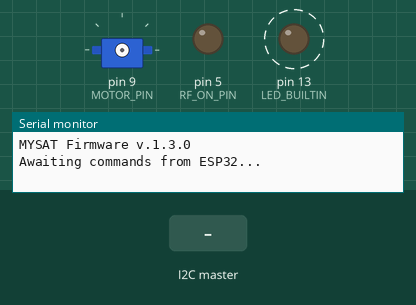
A sketch run on a simulated Arduino Nano, built with avr-gcc and run on an emulated ATmega328P. On the bench: servo, output pins drawn as LEDs (lit = HIGH), the last lines printed to the serial monitor. Dashed ring = blinking. The test bench sets the inputs (shaded band).

Above: at 1.2 s.
1.3 s: the I2C master sends the byte 0
4.3 s: the I2C master sends the byte 1
At 6.7 s:
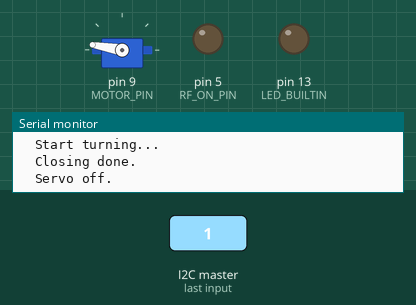
7.3 s: the I2C master sends the byte 0
At 10.0 s:
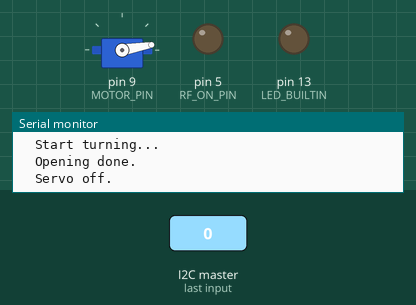
10.3 s: the I2C master sends the byte 1
At 10.79 s:
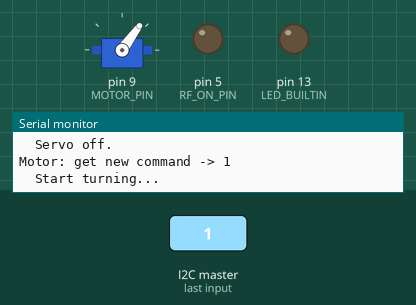
Timing chart, 0 to 14.3 s (numbered marks = the images above; inputs shaded):
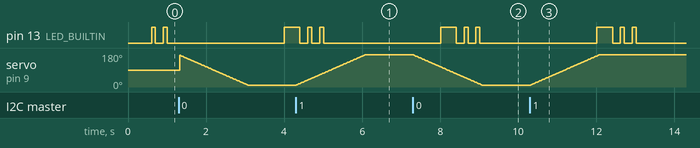

Measured:
- after the input at 4.3 s, servo on pin 9 (MOTOR_PIN): moves from 10° to 170° over 1.8 s, starting at once
- after the input at 7.3 s, servo on pin 9 (MOTOR_PIN): moves from 170° to 10° over 1.7 s, starting at once
- after the input at 10.3 s, servo on pin 9 (MOTOR_PIN): moves from 10° to 170° over 1.7 s, starting at once
- by itself, pin 13 (LED_BUILTIN): repeats every 0.30 s: LOW 0.20 s, HIGH 0.10 s, until it stays LOW from 13.0 s

The sketch:

MySat_Nano_ATmega328p.ino
```cpp
/*
 * MYSAT FIRMWARE
 * for Nano board (ATmega328p)			! select "Arduino Nano" in Arduino IDE Boards Manager
 *
 *
 * Controls the satellite subsystems in accordance with commands from the ESP32-CAM (main satellite OBC):
 *  - servomotor (MySat solar panels deployment);
 *  - HC-12 module (MySat radio transceiver);
 *
 * version: v.1.3.0
 * date: 2026-07-26
 *
 *
 */

#define VERSION "v.1.3.0"

#include <Wire.h>
#include <Servo.h>

enum Commands_list {
    MOTOR_OPEN,
    MOTOR_CLOSE,
    RF_TURN,
    RF_SET
};
Commands_list command;
bool command_flag = 0;

//  Servo motor angles:
const uint8_t CLOSED_ANGLE = 170; //[degrees]
const uint8_t OPENED_ANGLE = 10;
//  Delays for timers:
const int POWER_SUPPLY_DELAY = 2200; //[ms]
const int STEP_DELAY = 10;

//Servo settings:
const uint8_t MOTOR_PIN = 9;  //using D9 pin of Nano board to control the servomotor
Servo MySat_servo; //creating servo object
bool direction;
uint8_t angle = CLOSED_ANGLE;
enum Motor_statuses { //all possible servo motor statuses
    NEW_COMMAND,
    TURNING,
    DONE,
    OFF
};
Motor_statuses motor_status = OFF;

//RF transceiver settings:
const uint8_t RF_ON_PIN = 5;  //using D5 pin of Nano board to control the HC-12 power supply
const uint8_t RF_SET_PIN = 4; //using D5 pin of Nano board to control the HC-12 set pin


void ESP32_I2C_handler(); //called automatically when receiving a signal via the I2С from ESP32
void command_handler(); //processes commands received in ESP32_I2C_handler()
void blink_LED(); //blinks the built-in LED

void setup() {
  pinMode(LED_BUILTIN, OUTPUT);
  pinMode(RF_ON_PIN, OUTPUT);
  digitalWrite(RF_ON_PIN, LOW); //allows HC-12 to always work by default (necessary for boards v.1.5.5)
  digitalWrite(RF_SET_PIN, LOW); //exit from the HC-12 setup mode
  //  I2C settings:
  Wire.begin(0x08);
  Wire.onReceive(ESP32_I2C_handler);
  //  Serial port:
  Serial.begin(115200);
  Serial.print("MYSAT Firmware "); Serial.println(VERSION);
  Serial.println("Awaiting commands from ESP32...");
}

void loop() {
    command_handler();
    motor();
    blink_LED();
}


void ESP32_I2C_handler() {
  while (0 < Wire.available()) {
    command = Wire.read();
  }
  command_flag = true;
}

void command_handler() {
  if (command_flag == true) {
    command_flag = false;
    switch(command) {
      case MOTOR_CLOSE:
      case MOTOR_OPEN:
        if (motor_status == OFF) {
          motor_status = NEW_COMMAND;
          direction = command; //save the command for turning operation
        }
        break;
      case RF_TURN:
      case RF_SET:
        break;
    }
  }
}

void motor() {
  static unsigned long power_supply_timer;
  static unsigned long step_timer;
  switch (motor_status) {

    case NEW_COMMAND: //turn on the power to the motor
      Serial.print("Motor: get new command -> "); Serial.println(command);
      motor_status = TURNING;
      MySat_servo.attach(MOTOR_PIN);
      power_supply_timer = millis();
      step_timer = millis();
      Serial.println("  Start turning...");
      break;

    case TURNING:
      if ((millis() - power_supply_timer) < POWER_SUPPLY_DELAY) { //power is supplied for only 2.2 seconds to avoid motor overheating due to rattling
        if ((millis() - step_timer) > STEP_DELAY) { //add a delay after each step for smoother turning

          if ((direction == MOTOR_CLOSE && angle < CLOSED_ANGLE) ||
              (direction == MOTOR_OPEN  && angle > OPENED_ANGLE)) {

                angle += (direction == MOTOR_CLOSE) ? 1 : -1;
                MySat_servo.write(angle);
                step_timer = millis();

          } else { //angle reached?
              motor_status = DONE;
              Serial.println((direction == MOTOR_CLOSE) ? "  Closing done." : "  Opening done.");
          }
        }
      }
      else { //out of POWER_SUPPLY_DELAY?
        motor_status = DONE;
        Serial.println("  Detaching by timer!");
      }
      break;

    case DONE: //turn off the power to the motor
      MySat_servo.detach();
      Serial.println("  Servo off.");
      motor_status = OFF;
      break;

    case OFF: //standby mode
      break;
  }
}

void blink_LED() { //blinking the built-in LED according to the pattern: ----****-*-*----
  static const uint16_t pattern[] = {400, 200, 100, 200, 100, 3000}; // [ms]
  static uint8_t step = 0;
  static unsigned long timer = 0;
  if (millis() - timer > pattern[step]) {
    digitalWrite(LED_BUILTIN, step % 2); // 0 - LOW, 1 - HIGH
    timer = millis();
    step = (step + 1) % 6;
  }
}
```
